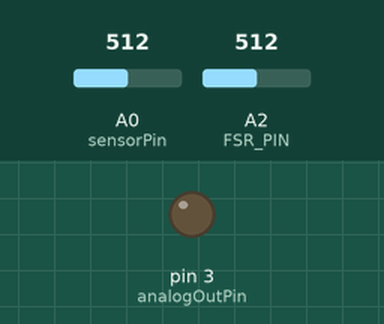
A sketch run on a simulated Arduino Uno, built with avr-gcc and run on an emulated ATmega328P. Shown: output pins drawn as LEDs (lit = HIGH). Inputs (shaded band) come from the test bench; at power-on: A0 (sensorPin) = 512, A2 (FSR_PIN) = 512. What the sketch prints to the serial monitor is not drawn.

Above: at 1.2 s.
1.3 s: A0 (sensorPin) set to 306
Timing chart, 0 to 4.3 s (numbered marks = the images above; inputs shaded):
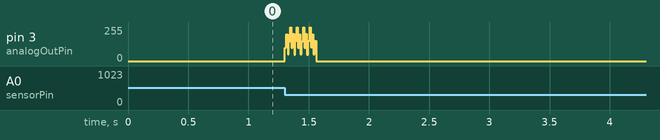

The sketch:

pd_Mar01-2017.ino
```cpp
//Peak Detect and Running Average for EE 589 Project

//variables for peak detection

int delta=5; //Step size for detection, change for diff type of signals
float min_=10000; //Want to start well above 4096 to ensure min and max initial detect
float max_=-10000;
int min_ind=0; //indexing for testing only
int max_ind=0;
bool find_max=true; //checks if min or max was found
int sensorPin = A0;
float maxtab_pos=0;
float maxtab_max=0;
float mintab_min=0;
float mintab_pos=0;
int ind=1;
float data;
int count=0;
const int num_samples = 25;
int values[num_samples];//array for storing values
int Index=0; //indexing for array
float average=0.0;//holder for average values
int value_sum=0;//sum of value array
const int analogOutPin = 3;
float olddata=0.0;
int err_count;
const int FSR_PIN = A2; //Force sensor
const float VCC = 5;
const float R_DIV = 4700; //Value of resistor
float fsrV;

//Initialize variables
void setup() {
  // put your setup code here, to run once:
Serial.begin(115200);
pinMode(FSR_PIN, INPUT);
pinMode(sensorPin, INPUT);
pinMode(analogOutPin, OUTPUT);

}


//runs on an infinite loop
void loop() {
  int fsrADC = analogRead(FSR_PIN);
  // put your main code here, to run repeatedly:
  data=analogRead(sensorPin);


//Start Peak Detect, saves min and max values as well as their indices for testing
  if (data>max_){
      max_=data;
      max_ind=ind;
  }
if (data<min_){
      min_=data;
      min_ind=ind;
}
 if (find_max==true){ //check to see if min or max was last found
  if (data<max_-delta){
    maxtab_pos=max_ind;
    maxtab_max=max_;
    min_=data; //update min, needed to update max
    min_ind=ind;
    find_max=false;
    }
 }
    if(data>min_+delta){
      mintab_pos=min_ind;
      mintab_min=min_;
      max_=data; // update max
      max_ind=ind;
      find_max=true;
    }

    //Running average of peak values
    value_sum=value_sum-values[Index];//shift old value out
  values[Index]=maxtab_max;
  value_sum=value_sum+values[Index];//sum values
  Index++;
  if (Index>=num_samples){
    Index=0;

  }

average=value_sum/num_samples;
//outputValue = map(sensorValue, 0, 1023, 0, 255);
  // change the analog out value:


//if (olddata==average){
  //err_count++;
//}
//if (err_count==50){
  //average=0;
  //err_count=0;
//}

while(data<.7)
{
  data=analogRead(sensorPin);//data<0.7;sensorpin
}

/*while(fsrV == 0.0)
{
  fsrV=analogRead(FSR_PIN);
  if(fsrADC != 0 )
  {
    fsrV = fsrADC *VCC / 1023.0; // Use ADC reading to calculate voltage

  }
}*/

olddata=average;
analogWrite(analogOutPin, 5*average);


ind++;
count++;
  Serial.print(data);
  //Serial.print(',');
  //Serial.print(maxtab_max);
  //Serial.print(',');
  //Serial.println(fsrV);
  //Serial.print(mintab_min);
  //Serial.print(',');
  //Serial.print(count);
  //Serial.print(',');
  //Serial.println(average);

delay(10);// delay for 100 for troubleshooting

}
```
